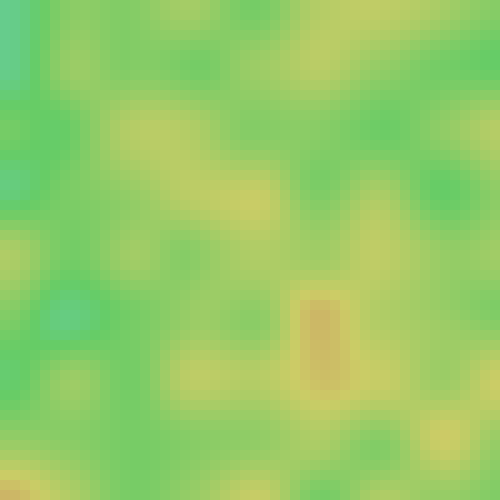
Frame 1 (no input)
Frame 60 (no input): identical to frame 1, image omitted
Frame 120 (the mouse pressed at the canvas centre since frame 60): identical to frame 1, image omitted

The p5.js sketch that drew this single still picture (run headless with seeded random() and noise() and a simulated clock; from frame 60 on, the mouse is pressed at the canvas centre):

// p5.js sketch
// ── sketch.js
var grid,
  lod,
  cellWidth,
  imageWidth,
  imageHeight,
  falloff,
  threshold,
  seedButton,
  activeColor,
  r,
  g,
  b,
  setButton,
  cols,
  rows,
  color1,
  color2,
  color3,
  color4
var padding = 10

function setup () {
  colorMode(HSB)

  imageWidth = createInput(500, 'number')
  imageWidth.size(50)
  imageWidth.position(windowWidth - imageWidth.size().width * 2 - padding, 0)
  imageWidth.changed(resizeImage)
  label1 = createDiv('Width and Height:')
  label1.position(1100, imageWidth.position().y)

  imageHeight = createInput(500, 'number')
  imageHeight.size(50)
  imageHeight.position(windowWidth - imageHeight.size().width - padding, 0)
  imageHeight.changed(resizeImage)

  cellWidth = createInput(10, 'number')
  cellWidth.size(50)
  cellWidth.position(windowWidth - cellWidth.size().width - padding, 50)
  cellWidth.changed(resizeImage)
  label2 = createDiv('Cell Size:')
  label2.position(1100, cellWidth.position().y)

  lod = createInput(4, 'number')
  lod.size(50)
  lod.position(windowWidth - lod.size().width - padding, 100)
  label3 = createDiv('Octaves:')
  label3.position(1100, lod.position().y)

  falloff = createSlider(0.1, 2, 1, 0.01)
  falloff.size(200)
  falloff.position(windowWidth - falloff.size().width - padding, 150)
  label4 = createDiv('Falloff Factor:')
  label4.position(1100, falloff.position().y)

  threshold = createSlider(1, 255, 0, 1)
  threshold.size(200)
  threshold.position(windowWidth - threshold.size().width - padding, 200)
  label5 = createDiv('Color Threshold:')
  label5.position(1100, threshold.position().y)

  color1 = createInput(0, 'color')
  color1.value('#03409b')
  color1.position(windowWidth - color1.size().width - padding, 250)
  label6 = createDiv('Color:')
  label6.position(1100, color1.position().y)

  setButton = createButton('Set Color')
  setButton.mousePressed(setColors)
  setButton.position(windowWidth - setButton.size().width - padding, 300)

  seedButton = createButton('New Noise Seed')
  seedButton.mousePressed(newSeed)
  seedButton.size(100, 50)
  seedButton.position(windowWidth - seedButton.size().width - padding, 350)

  cols = imageWidth.value() / cellWidth.value()
  rows = imageHeight.value() / cellWidth.value()
  createCanvas(imageWidth.value(), imageHeight.value())

  grid = new Array(cols)

  for (let i = 0; i < cols; i++) {
    grid[i] = new Array(rows)
    for (let j = 0; j < rows; j++) {
      grid[i][j] = new Cell(i, j)
    }
  }
}

function draw () {
  noiseDetail(lod.value(), falloff.value())
  background(51)

  for (let i = 0; i < cols; i++) {
    for (let j = 0; j < rows; j++) {
      var cell = grid[i][j]

      if (!cell.isSet) {
        var n = Math.round(noise(i / rows, j / rows) * 100 * 100) / 100
        var col = color(n, 50, 80)
        cell.updateColor(col)

        if (n < threshold.value()) {
          col = color1.value()
          cell.updateColor(col)
          cell.isActive = true
        } else {
          cell.isActive = false
        }
      }
      cell.show()
    }
  }
  //   for (let i = 0; i < cols; i++) {
  //     for (let j = 0; j < rows; j++) {
  //       var cell = grid[i][j]

  //       if (!cell.isSet) {
  //         var col = noise(i / rows, j / cols) * 100
  //         cell.updateColor(col)

  //         if (col > threshold.value()) {
  //           col = colorPicker.value()
  //           cell.updateColor(col)
  //           cell.isActive = true
  //         } else {
  //           cell.isActive = false
  //         }
  //       }

  //       cell.show()
  //     }
  //   }
}

function setColors () {
  for (let i = 0; i < cols; i++) {
    for (let j = 0; j < rows; j++) {
      var cell = grid[i][j]
      if (cell.isActive && !cell.isSet) {
        cell.isSet = true
        cell.isActive = false
      }
    }
  }
}

function resizeImage () {
  createCanvas(imageWidth.value(), imageHeight.value())
  cols = imageWidth.value() / cellWidth.value()
  rows = imageHeight.value() / cellWidth.value()
  for (let i = 0; i < cols; i++) {
    grid[i] = new Array(rows)
  }
  for (let i = 0; i < cols; i++) {
    for (let j = 0; j < rows; j++) {
      grid[i][j] = new Cell(i, j)
    }
  }
}

function newSeed () {
  noiseSeed()
}

// ── cell.js
function Cell (x, y) {
  this.x = x
  this.y = y
  this.isSet = false
  this.col = color(0, 0, 0)
  this.isActive = true

  this.show = function () {
    fill(this.col)
    noStroke()
    rect(
      this.x * cellWidth.value(),
      this.y * cellWidth.value(),
      cellWidth.value(),
      cellWidth.value()
    )
  }

  this.updateColor = function (col) {
    this.col = col
  }
}

// ── styles.css
body{
    margin: 10
}
